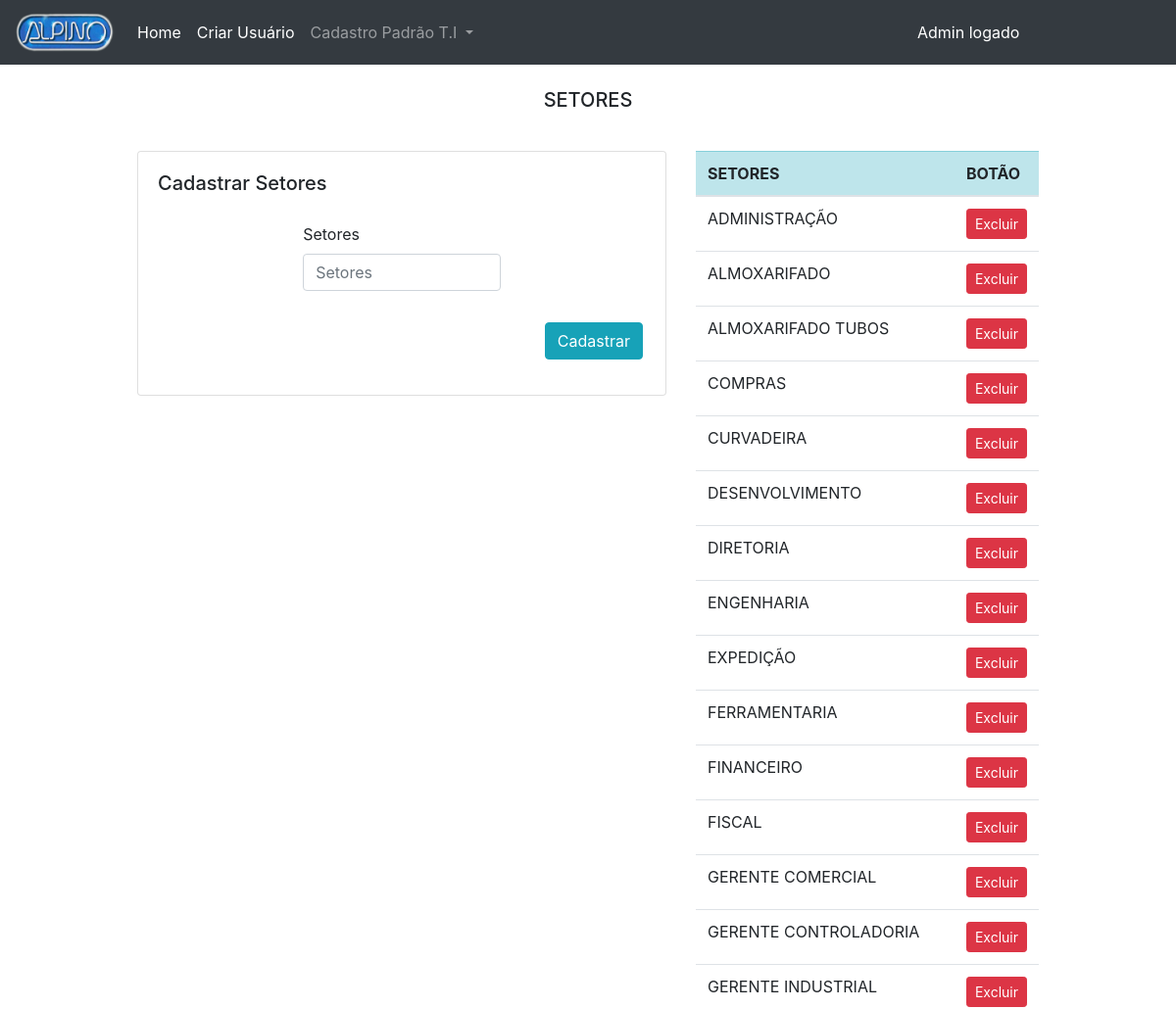
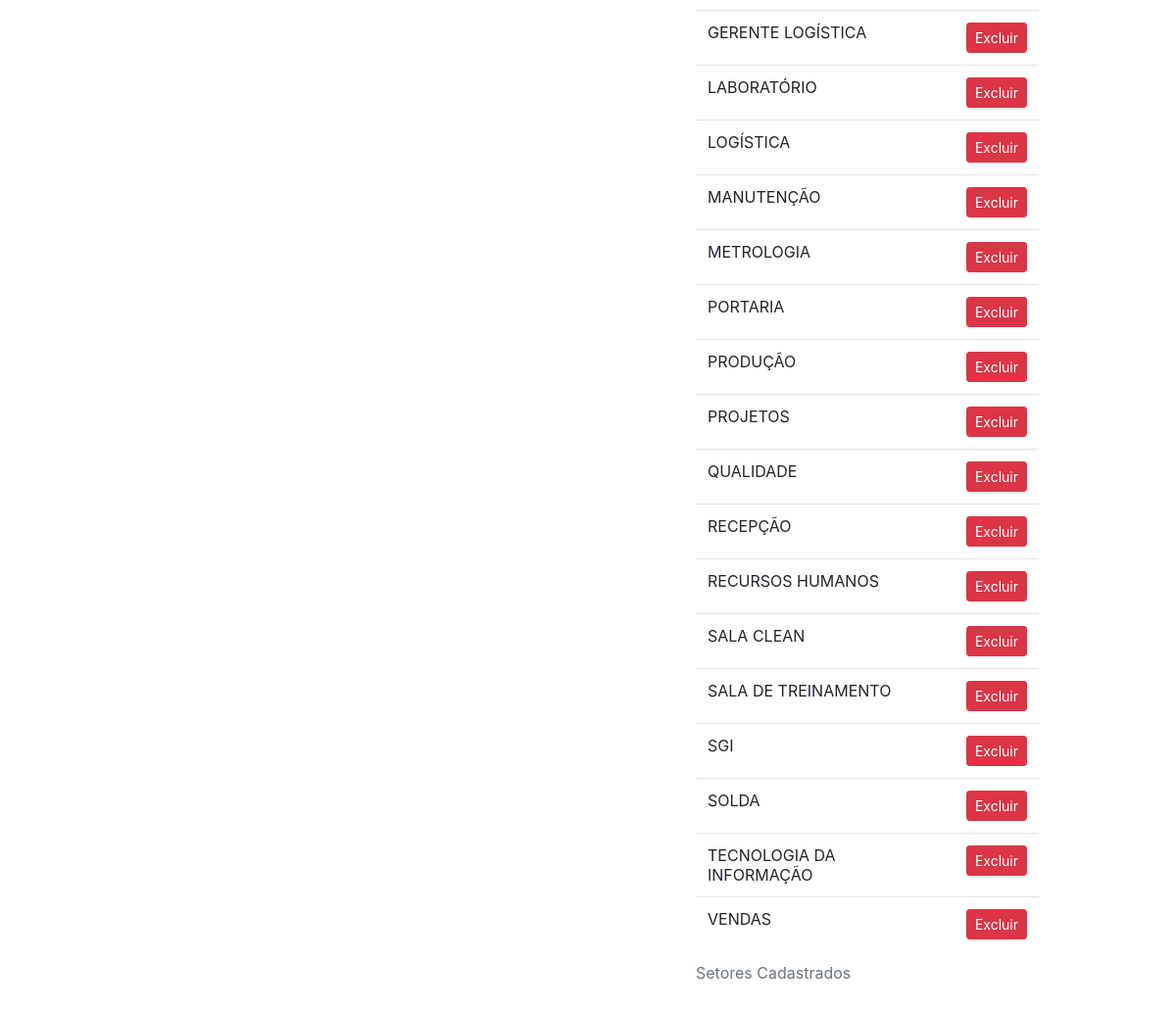
The page /public/pags/admin/registerStandard/registerSetores.php on the database its author committed (2 pictures, top to bottom).
### tables this page shows
CREATE TABLE `setor` (
  `id` int(10) UNSIGNED NOT NULL,
  `setor` varchar(45) NOT NULL
);

### public/pags/admin/registerStandard/registerSetores.php (the view, shortened to what this page needs)
<?php
    include_once("../../../../src/config/conexaodb.php");
    $coleta = mysqli_query($conn, "SELECT * FROM setor order by setor asc");
?>
<html lang="pt-br">
<head>
    <link rel="stylesheet" href="../../../../node_modules/bootstrap/dist/css/bootstrap.css">
</head>
<body>
    <?php
        include_once '../include/nav_register.php';
    ?>
    <div class="container">
        <div class="row">
            <div class="col">
                <div class="py-3 text-center">
                    <h5 class="display-5 m-2">SETORES</h5>
                </div>
            </div>
        </div>
        <div class="row justify-content-center">
            <div class="col-md-6">
                <div class="py-3">
                    <div class="card">
                        <div class="card-body">
                            <h5 class="card-title">Cadastrar Setores</h5>
                            <div class="row">
                                <div class="col">
                                    <form action="../../../../src/db/admin/setor/insert.php" method="POST">
                                        <div class="form-row justify-content-center">
                                            <div class="form-group col-md-5">
                                                <label for="inputSetor" class="pt-3">Setores</label>
                                                <input type="text" name="inputSetor" class="form-control" placeholder="Setores">
                                            </div>
                                        </div>
                                        <div class="pt-3">
                                            <div class="form-row justify-content-end">
                                                <button type="submit" class="btn btn-info mr-2">Cadastrar</button>
                                            </div>
                                        </div>
                                    </form>
                                </div>
                            </div>
                        </div>
                    </div>
                </div>
            </div>
            <div class="col-md-4">
                <div class="py-3">
                    <table class="table">
                        <caption>Setores Cadastrados</caption>
                        <thead>
                            <tr class="table-info">
                                <th scope="col">SETORES</th>
                                <th scope="col">BOTÃO</th>
                            </tr>
                        </thead>
                        <tbody>
                            <?php while($linha = mysqli_fetch_assoc($coleta)) { ?>
                            <tr>
                               <td>
                                    <?php echo $linha['setor']; ?>
                               </td>
                               <td>
                                    <a href="../../../../src/db/admin/setor/delete.php?id=<?php echo $linha['id']; ?>">
                                        <button type="button" class="btn btn-danger btn-sm">Excluir</button>
                                    </a>
                               </td>
                            </tr>
                            <?php } ?>
                        </tbody>
                    </table>
                </div>
            </div>
        </div>
    </div>
</body>
</html>

### rows shown on the page
setor: setor "ADMINISTRAÇÃO"
setor: setor "ALMOXARIFADO"
setor: setor "ALMOXARIFADO TUBOS"
setor: setor "COMPRAS"
setor: setor "CURVADEIRA"
setor: setor "DESENVOLVIMENTO"
setor: setor "DIRETORIA"
setor: setor "ENGENHARIA"
setor: setor "EXPEDIÇÃO"
setor: setor "FERRAMENTARIA"
setor: setor "FINANCEIRO"
setor: setor "FISCAL"
setor: setor "GERENTE COMERCIAL"
setor: setor "GERENTE CONTROLADORIA"
setor: setor "GERENTE INDUSTRIAL"
setor: setor "GERENTE LOGÍSTICA"
setor: setor "LABORATÓRIO"
setor: setor "LOGÍSTICA"
setor: setor "MANUTENÇÃO"
setor: setor "METROLOGIA"
setor: setor "PORTARIA"
setor: setor "PRODUÇÃO"
setor: setor "PROJETOS"
setor: setor "QUALIDADE"
setor: setor "RECEPÇÃO"
setor: setor "RECURSOS HUMANOS"
setor: setor "SALA CLEAN"
setor: setor "SALA DE TREINAMENTO"
setor: setor "SGI"
setor: setor "SOLDA"
setor: setor "TECNOLOGIA DA INFORMAÇÃO"
setor: setor "VENDAS"
